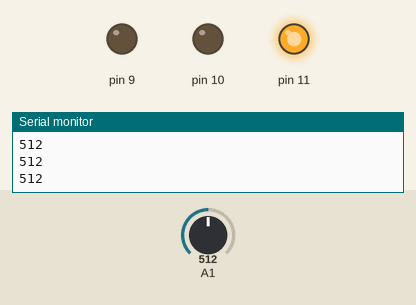
A sketch run on a simulated Arduino Uno, built with avr-gcc and run on an emulated ATmega328P. Parts: output pins drawn as LEDs (lit = HIGH), the last lines printed to the serial monitor. The test bench sets the inputs (shaded band); at power-on: A1 = 512.

Above: at 1.2 s.
1.3 s: A1 set to 489
At 2.5 s:
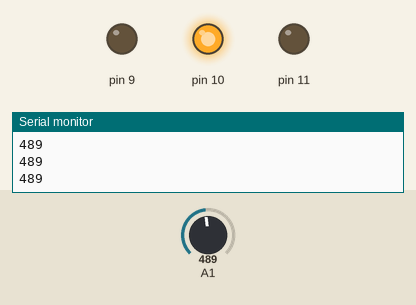
2.8 s: A1 set to 710
At 3.8 s:
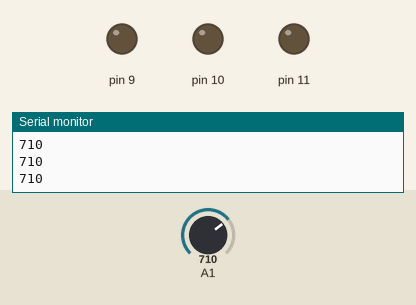
4.3 s: A1 set to 692
At 4.8 s:
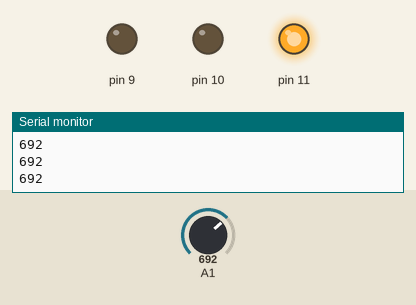
5.8 s: A1 set to 240
At 7.0 s:
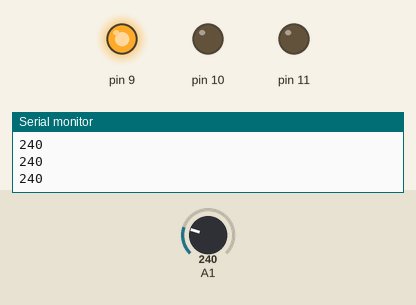
7.3 s: A1 set to 261
At 8.3 s:
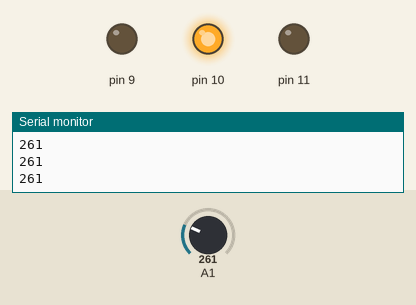
8.8 s: A1 set to 122
At 9.4 s:
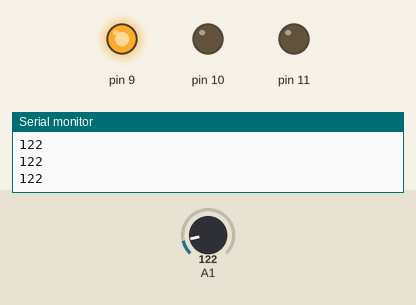
Timing chart, 0 to 11.3 s (numbered marks = the images above; inputs shaded):
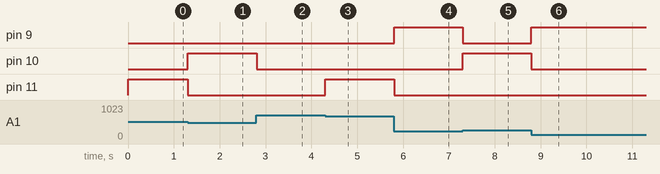

Measured:
- the behaviour switches between 501 and 500 on A1 (found by bisection; images 0 and 1)
- the behaviour switches between 701 and 700 on A1 (found by bisection; images 2 and 3)
- the behaviour switches between 250 and 251 on A1 (found by bisection; images 4 and 5)
- after the input at 1.3 s, pin 10: LOW → HIGH at once; pin 11: HIGH → LOW at once
- after the input at 2.8 s, pin 10: HIGH → LOW at once
- after the input at 4.3 s, pin 11: LOW → HIGH at once
- after the input at 5.8 s, pin 9: LOW → HIGH at once; pin 11: HIGH → LOW at once
- after the input at 7.3 s, pin 9: HIGH → LOW at once; pin 10: LOW → HIGH at once
- after the input at 8.8 s, pin 9: LOW → HIGH at once; pin 10: HIGH → LOW at once

The sketch:

light_controlled_RGB.ino
```cpp
#include <Wire.h>


void setup() {
Serial.begin(9600);
pinMode(9,OUTPUT);
pinMode(11,OUTPUT);
pinMode(10,OUTPUT);
}

void loop() {
while(1)
{
int val=analogRead(A1);
if(val>700){digitalWrite(9,LOW);digitalWrite(11,LOW);digitalWrite(10,LOW);}
else if(val>500){digitalWrite(9,LOW);digitalWrite(11,HIGH);digitalWrite(10,LOW);}
else if(val>250){digitalWrite(9,LOW);digitalWrite(11,LOW);digitalWrite(10,HIGH);}
else {digitalWrite(9,HIGH);digitalWrite(11,LOW);digitalWrite(10,LOW);}
Serial.println(val);
delay(1);
}


}
```
